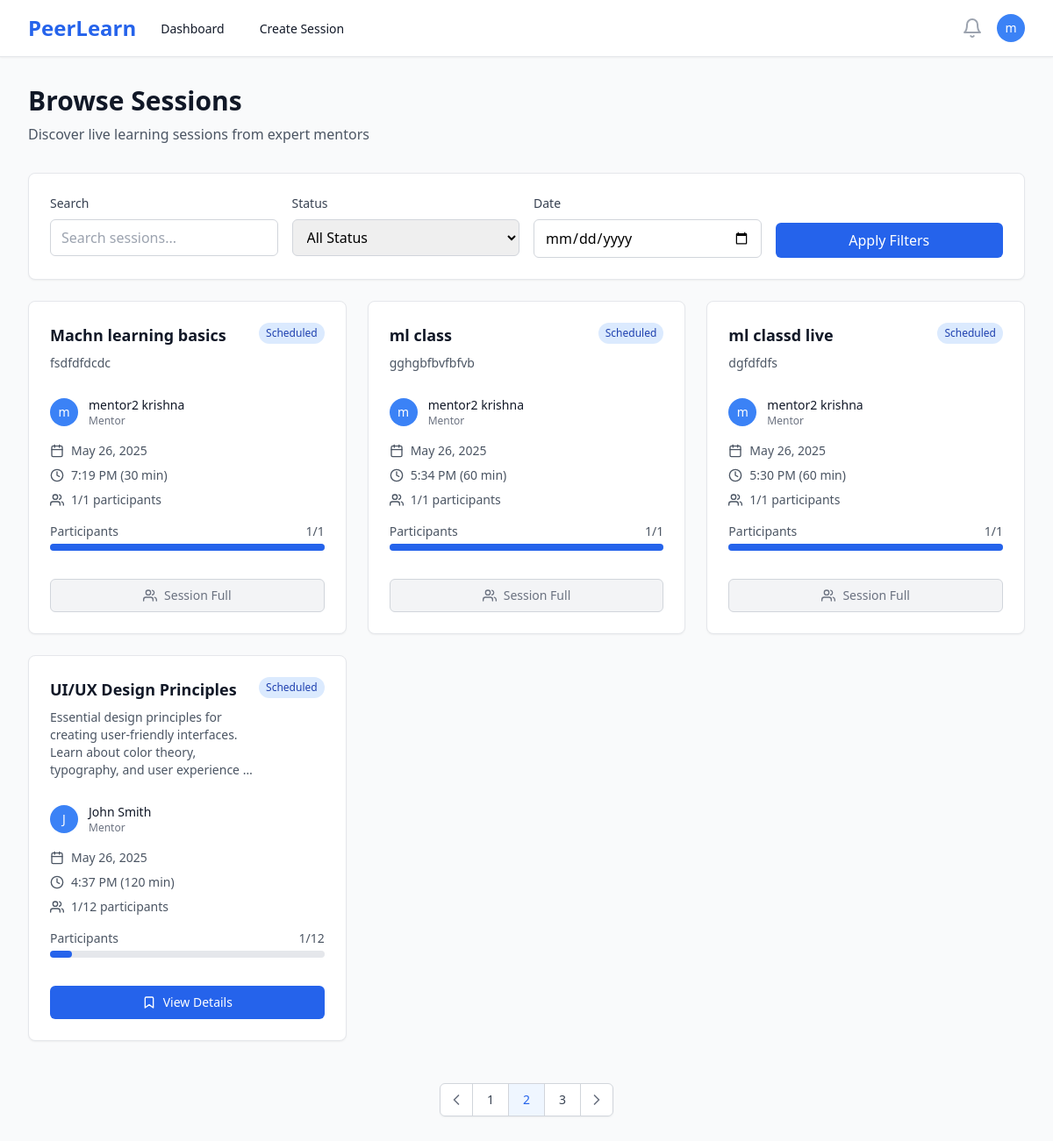
Page /sessions/ (signed in) on the earlier database version.
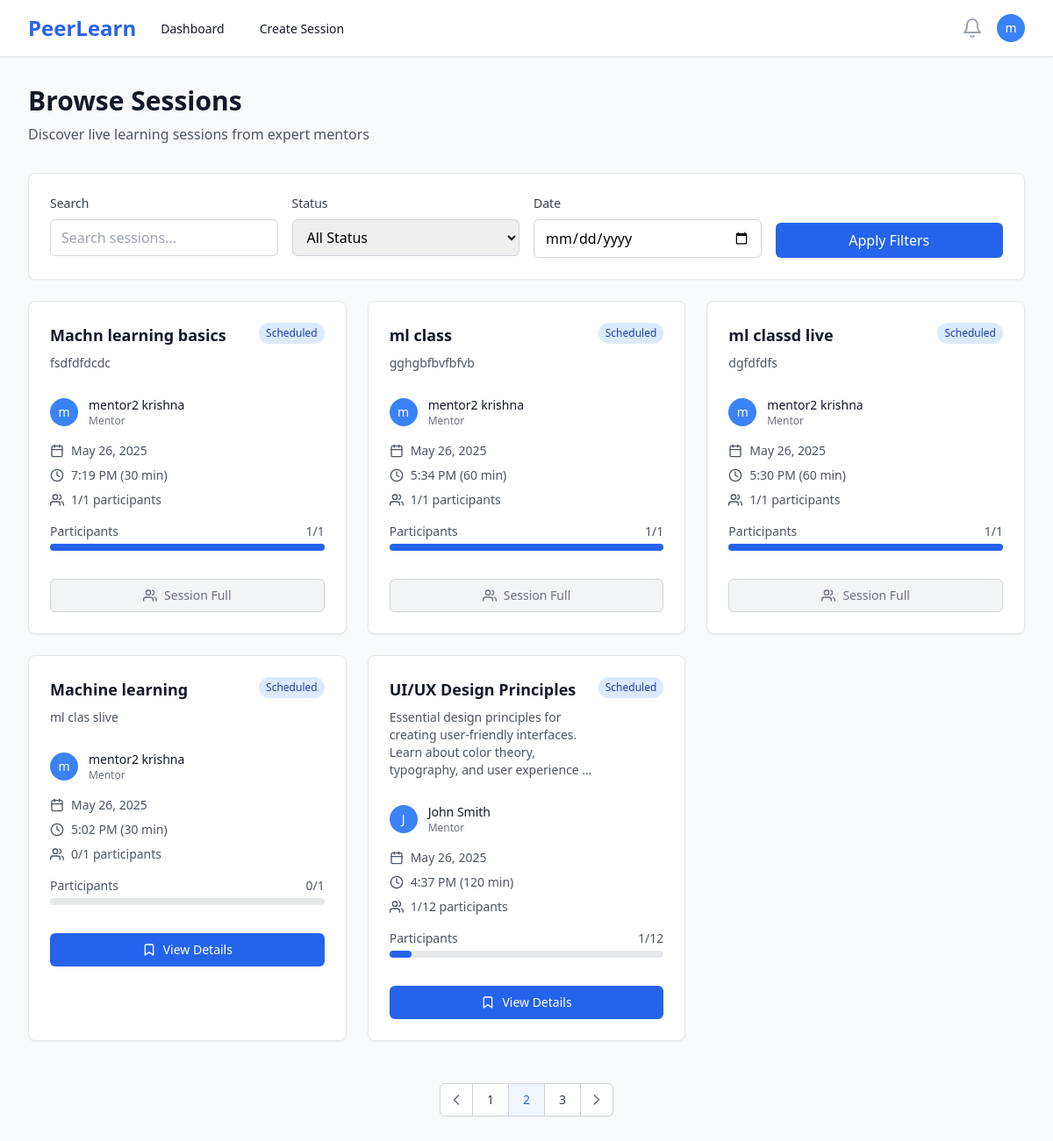
Same page on the later database version.
### users/models.py (models this page shows, shortened)
class User(AbstractUser):
    ROLE_CHOICES = [
        ('mentor', 'Mentor'),
        ('learner', 'Learner'),
    ]
    id = models.UUIDField(primary_key=True, default=uuid.uuid4, editable=False)
    role = models.CharField(max_length=10, choices=ROLE_CHOICES, default='learner')
    bio = models.TextField(blank=True, null=True)
    skills = models.CharField(max_length=500, blank=True, help_text="Comma-separated skills for recommendation matching")
    interests = models.CharField(max_length=500, blank=True, help_text="Learning interests for AI recommendations")
    domain = models.CharField(max_length=100, blank=True, help_text="Learning domain/field")
    expertise = models.CharField(max_length=100, blank=True, help_text="Primary domain/area of expertise")
    career_goals = models.TextField(blank=True, help_text="Career aspirations for AI guidance")
    profile_image = models.ImageField(upload_to='profiles/', blank=True, null=True)
    created_at = models.DateTimeField(auto_now_add=True)
    updated_at = models.DateTimeField(auto_now=True)
    @property
    def is_mentor(self):
        return self.role == 'mentor'

### sessions/models.py (models this page shows, shortened)
class Session(models.Model):
    STATUS_CHOICES = [
        ('draft', 'Draft'),
        ('scheduled', 'Scheduled'),
        ('live', 'Live'),
        ('completed', 'Completed'),
        ('cancelled', 'Cancelled'),
    ]
    CATEGORY_CHOICES = [
        ('programming', 'Programming & Development'),
        ('data-science', 'Data Science & Analytics'),
        ('web-development', 'Web Development'),
        ('mobile-development', 'Mobile Development'),
        ('ai-ml', 'AI & Machine Learning'),
        ('design', 'UI/UX Design'),
        ('business', 'Business & Marketing'),
        ('language', 'Language Learning'),
        ('music', 'Music & Arts'),
        ('fitness', 'Health & Fitness'),
        ('other', 'Other'),
    ]
    id = models.UUIDField(primary_key=True, default=uuid.uuid4, editable=False)
    mentor = models.ForeignKey(User, on_delete=models.CASCADE, related_name='mentor_sessions')
    title = models.CharField(max_length=200)
    description = models.TextField()
    thumbnail = models.ImageField(upload_to='session_thumbnails/', blank=True, null=True, help_text="Session cover image")
    category = models.CharField(max_length=50, choices=CATEGORY_CHOICES, blank=True, help_text="Session category for recommendations")
    skills = models.TextField(blank=True, help_text="Comma-separated skills for ML matching")
    price = models.DecimalField(max_digits=8, decimal_places=2, null=True, blank=True, help_text="Price in INR, null for free sessions")
    schedule = models.DateTimeField()
    duration = models.IntegerField(help_text="Duration in minutes")
    max_participants = models.IntegerField(default=10)
    status = models.CharField(max_length=20, choices=STATUS_CHOICES, default='draft')
    created_at = models.DateTimeField(auto_now_add=True)
    updated_at = models.DateTimeField(auto_now=True)
    class Meta:
        ordering = ['-schedule']
    @property
    def current_participants(self):
        return self.bookings.filter(status='confirmed').count()
    @property
    def is_full(self):
        return self.current_participants >= self.max_participants

### sessions/views.py (the view)
# urls.py: path('', views.session_list, name='session_list'),
@login_required
def session_list(request):
    sessions = Session.objects.filter(
        status='scheduled',
        schedule__gt=timezone.now()
    ).select_related('mentor')
    return render(request, 'sessions/list.html', {'sessions': sessions})

### templates/sessions/list.html (shortened to what this page needs)
{% extends 'base.html' %}
{% block content %}
<div class="max-w-7xl mx-auto px-4 sm:px-6 lg:px-8 py-8">
    <div class="mb-8">
        <h1 class="text-3xl font-bold text-gray-900">Browse Sessions</h1>
        <p class="mt-2 text-gray-600">Discover live learning sessions from expert mentors</p>
    </div>
    <div class="bg-white rounded-lg shadow-sm border border-gray-200 p-6 mb-6">
        <div class="grid grid-cols-1 md:grid-cols-4 gap-4">
            <div>
                <label class="block text-sm font-medium text-gray-700 mb-2">Search</label>
                <input type="text"
                       placeholder="Search sessions..."
                       class="w-full px-3 py-2 border border-gray-300 rounded-md focus:ring-blue-500 focus:border-blue-500">
            </div>
            <div>
                <label class="block text-sm font-medium text-gray-700 mb-2">Status</label>
                <select class="w-full px-3 py-2 border border-gray-300 rounded-md focus:ring-blue-500 focus:border-blue-500">
                    <option value="">All Status</option>
                </select>
            </div>
            <div>
                <label class="block text-sm font-medium text-gray-700 mb-2">Date</label>
                <input type="date"
                       class="w-full px-3 py-2 border border-gray-300 rounded-md focus:ring-blue-500 focus:border-blue-500">
            </div>
            <div class="flex items-end">
                <button class="w-full px-4 py-2 bg-blue-600 text-white rounded-md hover:bg-blue-700 focus:outline-none focus:ring-2 focus:ring-offset-2 focus:ring-blue-500">
                    Apply Filters
                </button>
            </div>
        </div>
    </div>
    {% if sessions %}
    <div class="grid grid-cols-1 md:grid-cols-2 lg:grid-cols-3 gap-6">
        {% for session in sessions %}
        <div class="bg-white rounded-lg shadow-sm border border-gray-200 hover:shadow-md transition-shadow">
            <div class="p-6">
                <div class="flex items-start justify-between mb-4">
                    <div class="flex-1">
                        <h3 class="text-lg font-semibold text-gray-900 mb-2">
                            <a href="{% url 'session_detail' session.id %}" class="hover:text-blue-600">
                                {{ session.title }}
                            </a>
                        </h3>
                        <p class="text-sm text-gray-600 mb-3">{{ session.description|truncatewords:15 }}</p>
                    </div>
                    <span class="px-2 py-1 text-xs font-medium rounded-full flex-shrink-0
                                {% if session.status == 'scheduled' %}bg-blue-100 text-blue-800
                                {% elif session.status == 'live' %}bg-green-100 text-green-800
                                {% elif session.status == 'completed' %}bg-gray-100 text-gray-800
                                {% elif session.status == 'cancelled' %}bg-red-100 text-red-800
                                {% else %}bg-yellow-100 text-yellow-800{% endif %}">
                        {{ session.status|title }}
                    </span>
                </div>
                <div class="flex items-center mb-4">
                    {% if session.mentor.profile_image %}
                        <img class="h-8 w-8 rounded-full" src="{{ session.mentor.profile_image.url }}" alt="">
                    {% else %}
                        <div class="h-8 w-8 rounded-full bg-blue-500 flex items-center justify-center">
                            <span class="text-white text-sm font-medium">{{ session.mentor.first_name|first|default:session.mentor.username|first }}</span>
                        </div>
                    {% endif %}
                    <div class="ml-3">
                        <p class="text-sm font-medium text-gray-900">{{ session.mentor.get_full_name|default:session.mentor.username }}</p>
                        <p class="text-xs text-gray-500">Mentor</p>
                    </div>
                </div>
                <div class="space-y-2 text-sm text-gray-600 mb-4">
                    <div class="flex items-center">
                        <i data-feather="calendar" class="h-4 w-4 mr-2"></i>
                        {{ session.schedule|date:"M j, Y" }}
                    </div>
                    <div class="flex items-center">
                        <i data-feather="clock" class="h-4 w-4 mr-2"></i>
                        {{ session.schedule|time:"g:i A" }} ({{ session.duration }} min)
                    </div>
                    <div class="flex items-center">
                        <i data-feather="users" class="h-4 w-4 mr-2"></i>
                        {{ session.current_participants }}/{{ session.max_participants }} participants
                    </div>
                </div>
                <div class="mb-4">
                    <div class="flex justify-between text-sm text-gray-600 mb-1">
                        <span>Participants</span>
                        <span>{{ session.current_participants }}/{{ session.max_participants }}</span>
                    </div>
                    <div class="w-full bg-gray-200 rounded-full h-2">
                        <div class="bg-blue-600 h-2 rounded-full"
                             style="width: {% widthratio session.current_participants session.max_participants 100 %}%"></div>
                    </div>
                </div>
                <div class="pt-4">
                    {% if user.is_authenticated %}
                        {% if session.status == 'live' %}
                            <a href="{% url 'session_detail' session.id %}"
                               class="w-full inline-flex items-center justify-center px-4 py-2 border border-transparent text-sm font-medium rounded-md text-white bg-green-600 hover:bg-green-700">
                                <i data-feather="video" class="h-4 w-4 mr-2"></i>
                                Join Live Session
                            </a>
                        {% elif session.status == 'scheduled' %}
                            {% if session.is_full %}
                                <button disabled
                                        class="w-full inline-flex items-center justify-center px-4 py-2 border border-gray-300 text-sm font-medium rounded-md text-gray-500 bg-gray-100 cursor-not-allowed">
                                    <i data-feather="users" class="h-4 w-4 mr-2"></i>
                                    Session Full
                                </button>
                            {% else %}
                                <a href="{% url 'session_detail' session.id %}"
                                   class="w-full inline-flex items-center justify-center px-4 py-2 border border-transparent text-sm font-medium rounded-md text-white bg-blue-600 hover:bg-blue-700">
                                    <i data-feather="bookmark" class="h-4 w-4 mr-2"></i>
                                    View Details
                                </a>
                            {% endif %}
                        {% else %}
                            <a href="{% url 'session_detail' session.id %}"
                               class="w-full inline-flex items-center justify-center px-4 py-2 border border-gray-300 text-sm font-medium rounded-md text-gray-700 bg-white hover:bg-gray-50">
                                <i data-feather="eye" class="h-4 w-4 mr-2"></i>
                                View Details
                            </a>
                        {% endif %}
                    {% else %}
                        <a href="{% url 'login' %}"
                           class="w-full inline-flex items-center justify-center px-4 py-2 border border-transparent text-sm font-medium rounded-md text-white bg-blue-600 hover:bg-blue-700">
                            Login to Book
                        </a>
                    {% endif %}
                </div>
            </div>
        </div>
        {% endfor %}
    </div>
    <div class="mt-12 flex justify-center">
        <nav class="relative z-0 inline-flex rounded-md shadow-sm -space-x-px" aria-label="Pagination">
            <a href="#" class="relative inline-flex items-center px-2 py-2 rounded-l-md border border-gray-300 bg-white text-sm font-medium text-gray-500 hover:bg-gray-50">
                <i data-feather="chevron-left" class="h-5 w-5"></i>
            </a>
            <a href="#" class="relative inline-flex items-center px-4 py-2 border border-gray-300 bg-white text-sm font-medium text-gray-700 hover:bg-gray-50">
                1
            </a>
            <a href="#" class="relative inline-flex items-center px-4 py-2 border border-gray-300 bg-blue-50 text-sm font-medium text-blue-600">
                2
            </a>
            <a href="#" class="relative inline-flex items-center px-4 py-2 border border-gray-300 bg-white text-sm font-medium text-gray-700 hover:bg-gray-50">
                3
            </a>
            <a href="#" class="relative inline-flex items-center px-2 py-2 rounded-r-md border border-gray-300 bg-white text-sm font-medium text-gray-500 hover:bg-gray-50">
                <i data-feather="chevron-right" class="h-5 w-5"></i>
            </a>
        </nav>
    </div>
    {% endif %}
</div>
{% endblock %}

### templates/base.html (shortened to what this page needs)
<!DOCTYPE html>
<html lang="en" class="h-full bg-gray-50">
<head>
    <script src="https://cdn.tailwindcss.com"></script>
</head>
<body class="h-full">
    {% if user.is_authenticated %}
    <nav class="bg-white shadow-sm border-b border-gray-200" x-data="{ mobileMenuOpen: false }">
        <div class="max-w-7xl mx-auto px-4 sm:px-6 lg:px-8">
            <div class="flex justify-between h-16">
                <div class="flex">
                    <div class="flex-shrink-0 flex items-center">
                        <a href="{% url 'landing' %}" class="text-2xl font-bold text-blue-600">PeerLearn</a>
                    </div>
                    <div class="hidden sm:ml-6 sm:flex sm:space-x-8">
                        {% if user.is_mentor %}
                            <a href="{% url 'mentor_dashboard' %}" class="border-transparent text-gray-900 hover:text-blue-600 inline-flex items-center px-1 pt-1 border-b-2 text-sm font-medium">
                                Dashboard
                            </a>
                            <a href="{% url 'create_session' %}" class="border-transparent text-gray-900 hover:text-blue-600 inline-flex items-center px-1 pt-1 border-b-2 text-sm font-medium">
                                Create Session
                            </a>
                        {% endif %}
                    </div>
                </div>
                <div class="hidden sm:ml-6 sm:flex sm:items-center">
                    <button type="button" class="bg-white p-1 rounded-full text-gray-400 hover:text-gray-500 focus:outline-none focus:ring-2 focus:ring-offset-2 focus:ring-blue-500">
                        <i data-feather="bell" class="h-6 w-6"></i>
                    </button>
                    <div class="ml-3 relative" x-data="{ open: false }">
                        <div>
                            <button @click="open = !open" type="button" class="bg-white rounded-full flex text-sm focus:outline-none focus:ring-2 focus:ring-offset-2 focus:ring-blue-500" id="user-menu-button">
                                <div class="h-8 w-8 rounded-full bg-blue-500 flex items-center justify-center">
                                    <span class="text-white text-sm font-medium">{{ user.first_name|first|default:user.username|first }}</span>
                                </div>
                            </button>
                        </div>
                    </div>
                </div>
            </div>
        </div>
    </nav>
    {% endif %}
    <main class="{% if user.is_authenticated %}pt-0{% else %}pt-0{% endif %}">
        {% block content %}{% endblock %}
    </main>
</body>
</html>

Differences in the rows shown:
added Session: title "Machine learning", description "ml clas slive", status "Scheduled", mentor.first_name|first "m", mentor.get_full_name "mentor2 krishna", schedule "May 26, 2025", schedule "5:02 PM", duration "30", current_participants "0", max_participants "1", shows "View Details"
